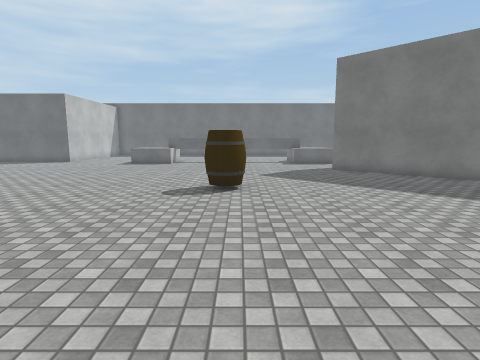
View 1 (above)

23 first-person views from a walk through a 3-D level made in the Unity game engine. The camera is 1.5 m above the floor, tilts 8° down and sees 80° across. The floor is counted in squares, 1 m on a side. Each view is taken from the middle of a square. On the plan, view 1 faces up. The plan holds only what a view shows up to about 14 squares ahead; the rest is blank. The player is left out. Some surface patterns are stand-ins.

View 2
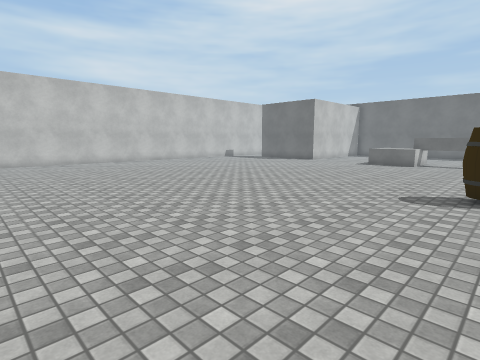

View 3
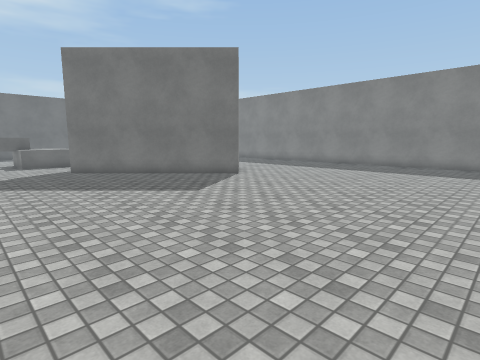

View 4
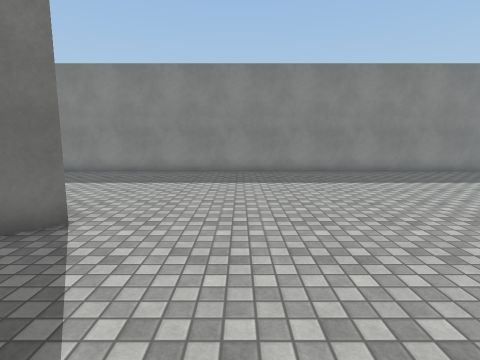

View 5
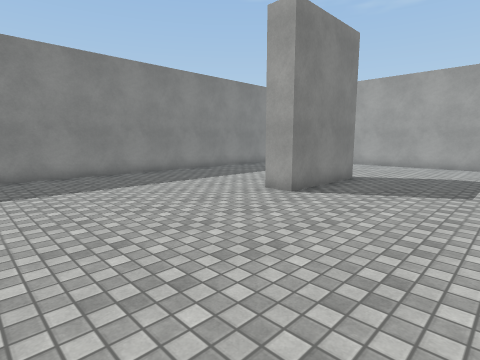

View 6
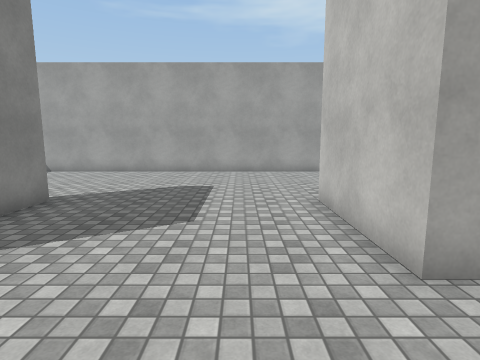

View 7
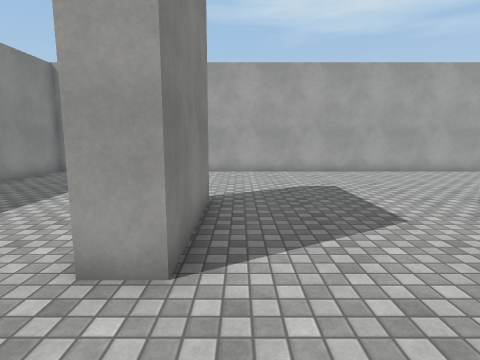

View 8
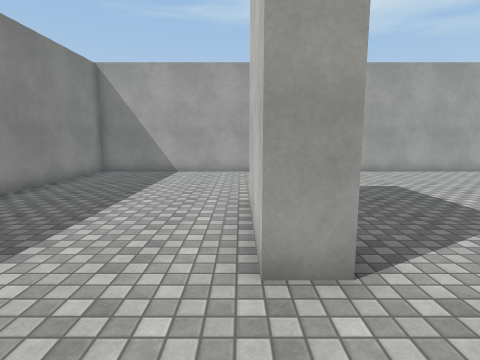

View 9
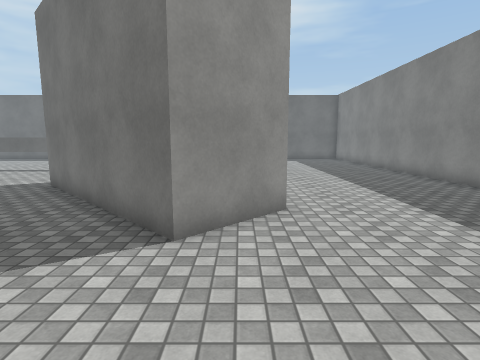

View 10
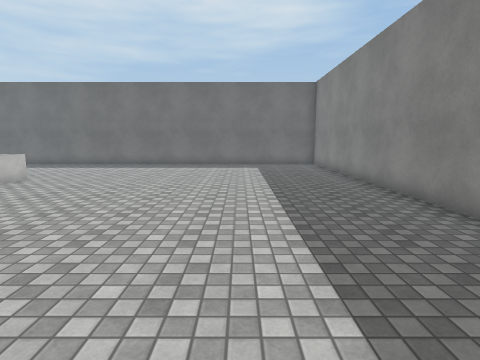

View 11
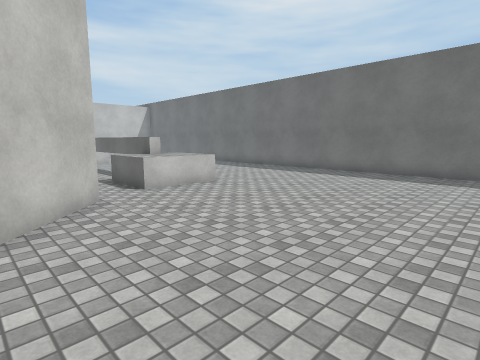

View 12
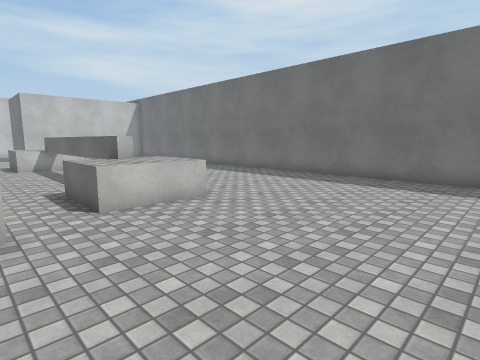

View 13
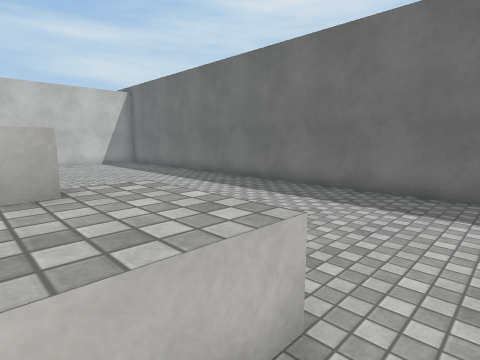

View 14
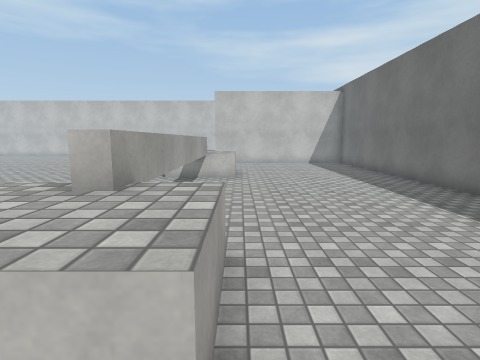

View 15
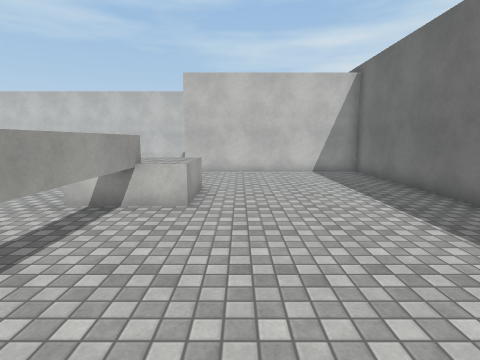

View 16
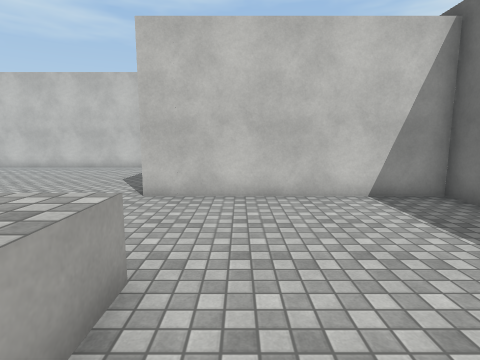

View 17
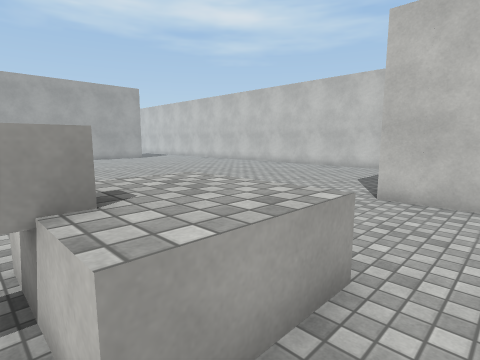

View 18
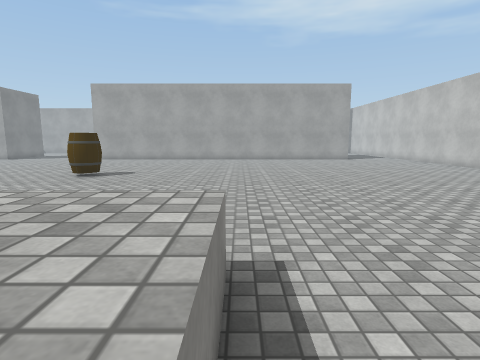

View 19
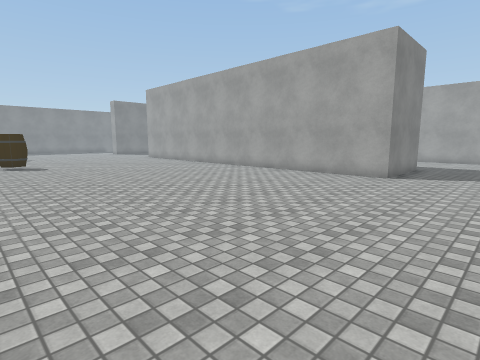

View 20
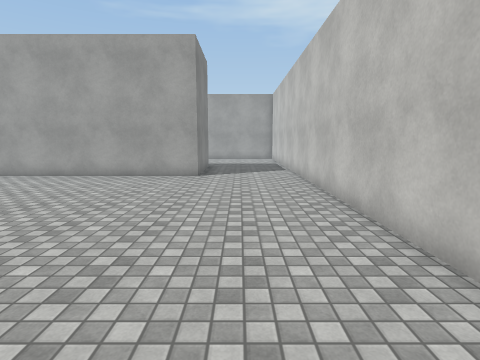

View 21
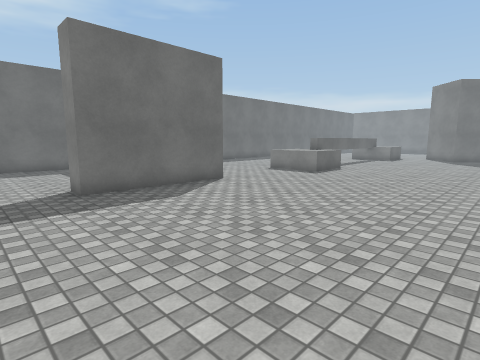

View 22
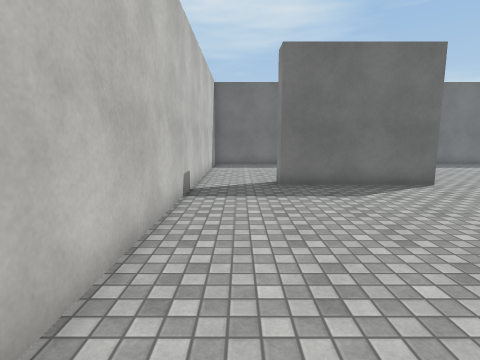

View 23
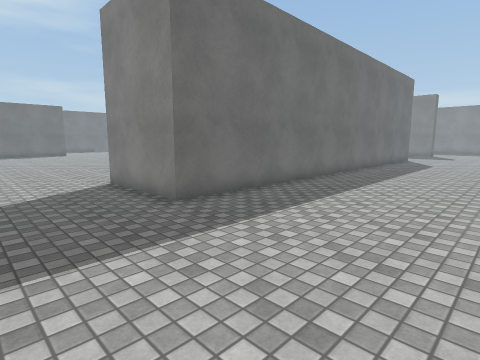

### Floor plan
Key: @ floor where view 1 was taken; # wall or solid block; . floor; ^ raised ledge; B barrel.
Columns run from 20 left of view 1 to 19 right of it. Each row starts with its distance up from view 1.
 28    ##   ##########################
 27    ..   #.........................
 26   ...   #.........................
 25   ...   #.........................
 24 #....   #..............................#
 23 #....   #..............................#
 22 #....   #..............................#
 21 #...    #.....^^........^^.............#
 20 #...#####....^^^#######.^^^............#
 19 #............^^^#######^^^^............#
 18 #.............^^........^^^............#
 17 #......................................#
 16 #..................   ...  #...........#
 15 #..................   ...# ##..........#
 14 #..................  ....## ##.........#
 13 #.........................##   ........#
 12 #..........................##   .......#
 11  ...........................#####......#
 10   ...........................###.......#
  9  ..................BB..................#
  8 #...................B..................#
  7 #......................................#
  6 #......................................#
  5 #......................................#
  4 #......................................#
  3 #......................................#
  2 #......................................#
  1 #...................  .................#
  0 #.................. @. ................#
 -1 #....#########         ##......##......#
 -2 #....#                  #......##......#
 -3 #....#                  #......##......#
 -4   ...#                  #......##......#
 -5  ....###########        #......##......#
 -6  ...............       ................#
 -7  ................     .................#
 -8  .................    .................#
 -9  .................   ..................#
-10   ...............   ...................#
-11  . .....           ....................#
-12                    #####################

Positions as (right, up) in squares from view 1, and headings:
1: (0, 0), facing up
2: (0, 0), facing up-left
3: (1, 0), facing up-right
4: (5, 6), facing right
5: (6, 6), facing down-right
6: (6, 2), facing down
7: (10, 2), facing down
8: (12, 2), facing down
9: (11, 5), facing up
10: (14, 10), facing up
11: (14, 14), facing up-left
12: (12, 16), facing up-left
13: (7, 19), facing up-left
14: (7, 21), facing left
15: (2, 22), facing left
16: (-4, 22), facing left
17: (-4, 22), facing down-left
18: (-7, 21), facing down
19: (-19, 11), facing down-right
20: (-17, 11), facing down
21: (-19, 11), facing up-right
22: (-18, 10), facing up
23: (-19, -11), facing up-right
